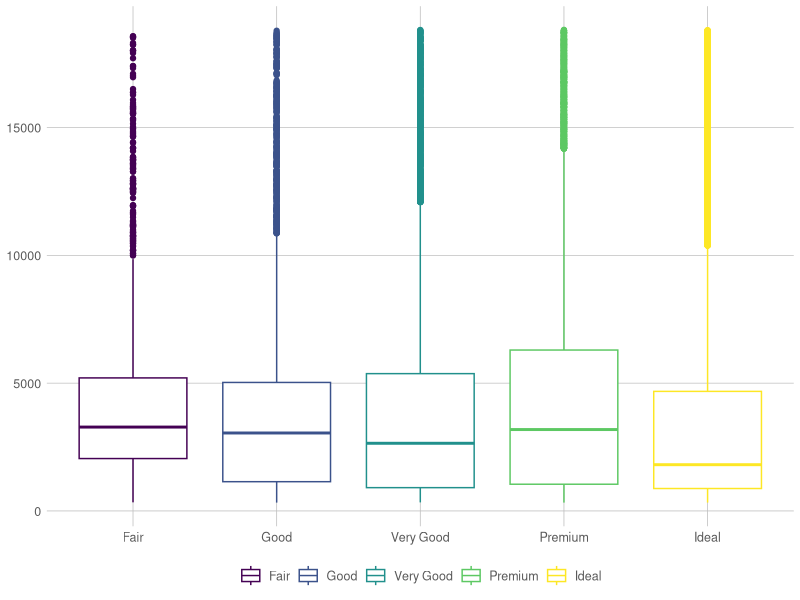
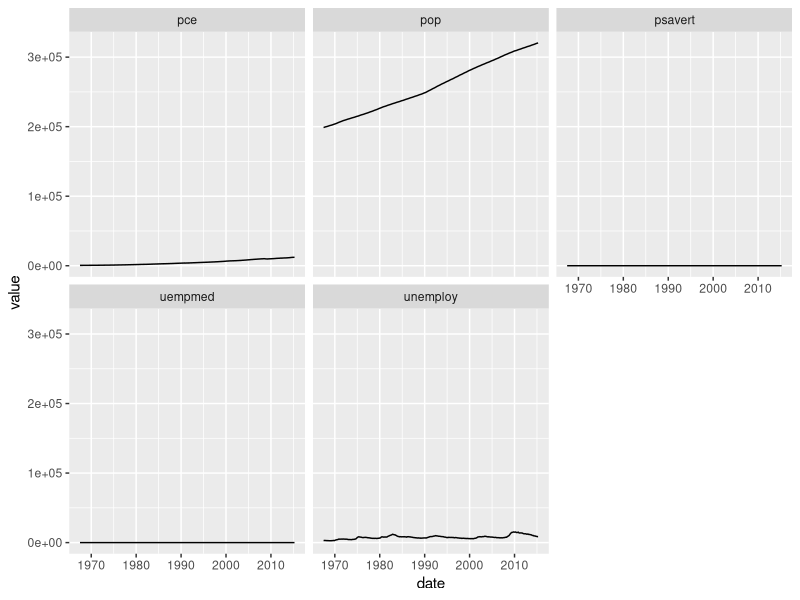
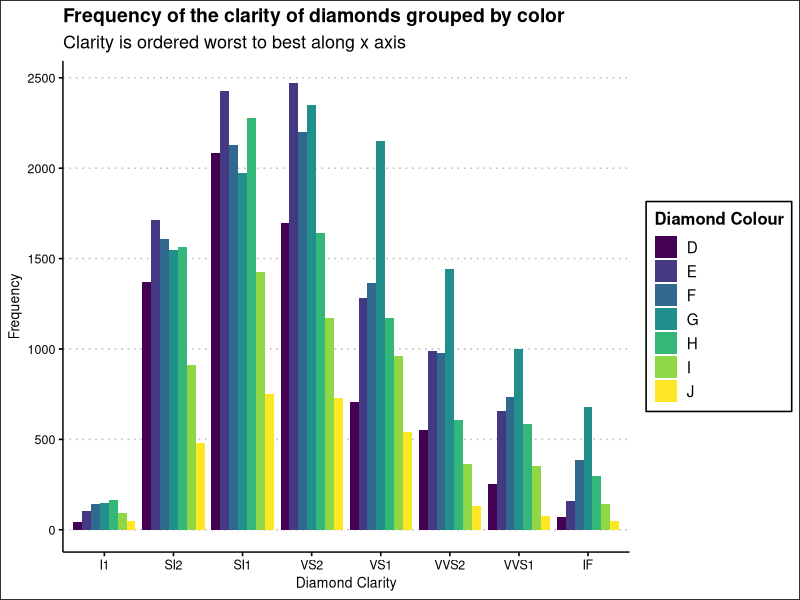

Source code (R) for these figures, in order:
# Assignment 1 Solutions

# Note that question three can take many forms which may be significantly 
# different to your submission.

# Set-up ------------------------------------------------------------------

library(tidyverse)
library(ggthemes)

# 1) Recreate plot --------------------------------------------------------

diamonds %>% 
  ggplot(mapping = aes(x = cut, y = price)) +
  geom_boxplot(aes(colour = cut)) +
  theme_excel_new()

# 2) Recreate plot --------------------------------------------------------

economics_long %>% 
  ggplot(mapping = aes(x = date, y = value))+
  geom_line() +
  facet_wrap(~variable, nrow = 2)


# 3) Create own plot ------------------------------------------------------

# The key to getting the best grade here was the comment before and after
# the plot documenting what you were thinking about testing and then reflecting 
# on this.

# Question:
# Read the documentation for the diamonds data set (use ‘?ggplot2::diamonds’). 
# Amongst the variables in the data set think about which relationships are the 
# most interesting. Make a graph to test these relationships, ideally publication 
# quality. Each missing element from your graph reduces your mark. 

# Put a comment in the script to communicate what you are trying to show before the
# graph. After the graph talk through what the graph means in relation to your 
# first thoughts.

?diamonds
# Diamons have several properties, but I am most interested in the relationship
# between the interaction between the colour of the diamond and the clarit of 
# the diamond. 

# Therefore, I will graph the distribution of the cut of diamonds relative to 
# the clarity. I expect that the superior colours will be correlated with 
# superior clarity and there will be relatively few diamonds with both poor 
# clarity and colour characteristics. Both clarity and colour and ranked variables.

diamonds |> 
  ggplot(aes(x = clarity, fill = color)) +
  geom_bar(position = "dodge") +
  scale_fill_viridis_d () +
  labs (x = "Diamond Clarity", 
        y = "Frequency", 
        title = "Frequency of the clarity of diamonds grouped by color", 
        fill = "Diamond Colour",
        subtitle = "Clarity is ordered worst to best along x axis") +
  theme_clean() 

# The graph shows that there is a concentration around the middle diamond 
# claritities. Within these clarities the middle colours are more prevalent
# relative to the the better and worse colours. Additionally, there tends to me
# a greater number of observations for better colours (D) than the worse colours 
# (J) for every clarity except the absolute best and worst. 

# My hypothesis around the correlation between clarit and colour are incorrect 
# as each clarity has a similar distribution of colours. However my second 
# hypothesis, that there will be relatively few diamonds with poor clarity and
# colour was correct,=.